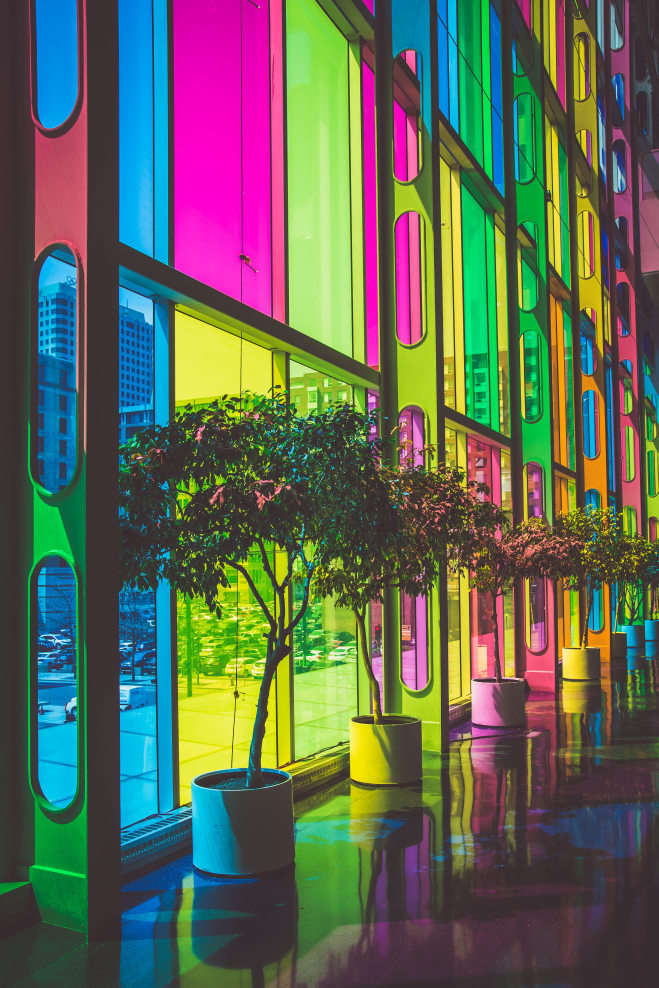
#> input picture pic1.jpg, 3291 x 4936 px (shown at 1/5 size)
$ python color_detection.py
#> lines starting #> are read from the running program, lines starting #| are printed output that depends on the picture
# pip install pandas opencv-python
# visit pyGuru on youtube

import cv2
import pandas as pd

# --------------------------------------------------------------------------

img_path = 'pic1.jpg'
csv_path = 'colors.csv'

# reading csv file
index = ['color', 'color_name', 'hex', 'R', 'G', 'B']
df = pd.read_csv(csv_path, names=index, header=None)
#> (reads colors.csv from the repository)

# reading image
img = cv2.imread(img_path)
#> img is the input picture: shape (4936, 3291, 3); mean B, G, R 85.4, 103.2, 94.6
img = cv2.resize(img, (800,600))
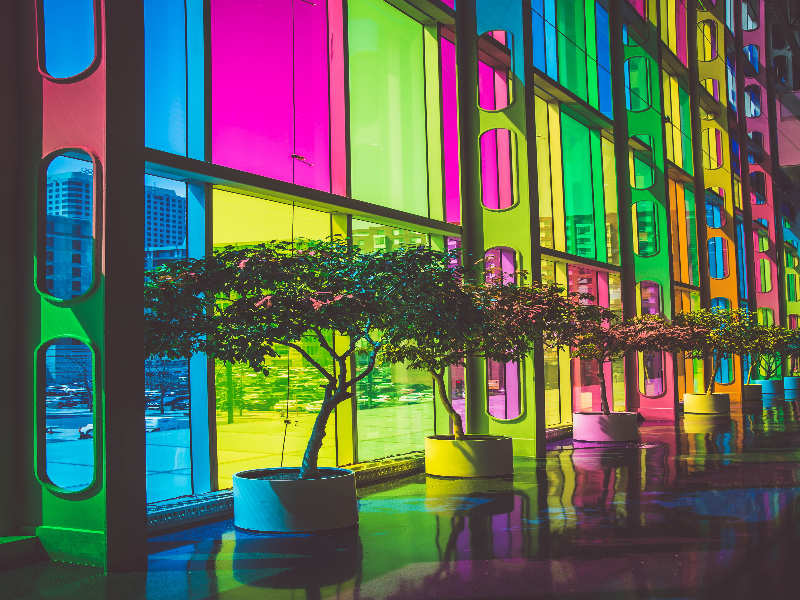
#> img: shape (600, 800, 3); mean B, G, R 85.3, 103.1, 94.5

#declaring global variables
clicked = False
r = g = b = xpos = ypos = 0

#function to calculate minimum distance from all colors and get the most matching color
def get_color_name(R,G,B):
	minimum = 1000
	for i in range(len(df)):
		d = abs(R - int(df.loc[i,'R'])) + abs(G - int(df.loc[i,'G'])) + abs(B - int(df.loc[i,'B']))
		if d <= minimum:
			minimum = d
			cname = df.loc[i, 'color_name']

	return cname

#function to get x,y coordinates of mouse double click
def draw_function(event, x, y, flags, params):
	if event == cv2.EVENT_LBUTTONDBLCLK:
		global b, g, r, xpos, ypos, clicked
		clicked = True
		xpos = x
		ypos = y
		b,g,r = img[y,x]
		b = int(b)
		g = int(g)
		r = int(r)

# creating window
cv2.namedWindow('image')
cv2.setMouseCallback('image', draw_function)

while True:
	cv2.imshow('image', img)
	if clicked:
		#cv2.rectangle(image, startpoint, endpoint, color, thickness)-1 fills entire rectangle
		cv2.rectangle(img, (20,20), (600,60), (b,g,r), -1)

		#Creating text string to display( Color name and RGB values )
		text = get_color_name(r,g,b) + ' R=' + str(r) + ' G=' + str(g) + ' B=' + str(b)
		#cv2.putText(img,text,start,font(0-7),fontScale,color,thickness,lineType )
		cv2.putText(img, text, (50,50), 2,0.8, (255,255,255),2,cv2.LINE_AA)

		#For very light colours we will display text in black colour
		if r+g+b >=600:
			cv2.putText(img, text, (50,50), 2,0.8, (0,0,0),2,cv2.LINE_AA)

	if cv2.waitKey(1) & 0xFF == ord('q'):
#> (key q is pressed here)
		break

cv2.destroyAllWindows()
